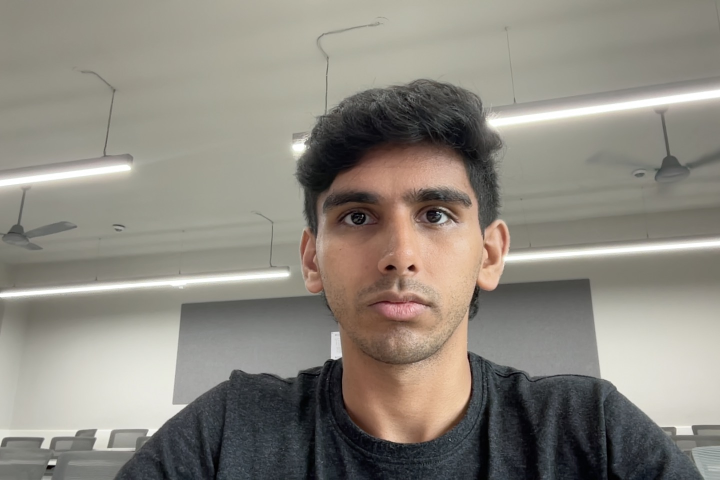
#> input picture known_faces/Aayush.jpg, 1440 x 960 px (shown at 1/2 size)
$ python main.py
#> lines starting #> are read from the running program, lines starting #| are printed output that depends on the picture; after the words box and inside, x2 and y2 are one past the last pixel; in counts of white or black regions, pixels touching at a corner belong together
### face_database.py
import sqlite3
import cv2
import numpy as np
import os
import pickle
import re

class FaceDatabase:
    def __init__(self, db_path="database/faces.db"):
        self.db_path = db_path
        self.face_cascade = cv2.CascadeClassifier(cv2.data.haarcascades + 'haarcascade_frontalface_default.xml')

        # Initialize LBPH recognizer
        self.face_recognizer = cv2.face.LBPHFaceRecognizer_create(radius=1, neighbors=8, grid_x=8, grid_y=8)

        # Maps for label <-> name and adaptive thresholds
        self.label_to_name = {}
        self.name_to_label = {}
        self.label_thresholds = {}

        self.init_database()

        # Load faces from known_faces folder if database is empty
        faces = self.get_all_faces()
        if len(faces) == 0:
            print("Database is empty. Loading faces from known_faces folder...")
            self.setup_known_faces()
        else:
            self._load_and_train_from_db()

    def init_database(self):
        """Initialize SQLite database"""
        os.makedirs(os.path.dirname(self.db_path), exist_ok=True)
        conn = sqlite3.connect(self.db_path)
        cursor = conn.cursor()

        cursor.execute('''
            CREATE TABLE IF NOT EXISTS faces (
                id INTEGER PRIMARY KEY AUTOINCREMENT,
                name TEXT NOT NULL,
                encoding BLOB NOT NULL,
                image_path TEXT
            )
        ''')
        conn.commit()
        conn.close()

    def add_face(self, name, image_path):
        """Add a face encoding to database using OpenCV"""
#> called with name = 'Aayush', image_path = 'known_faces/Aayush.jpg'
        # Normalize name
        name = self._normalize_name(name)

        # Load and detect the face
        image = cv2.imread(image_path)
#> image is the input picture: shape (960, 1440, 3); mean B, G, R 126.8, 135.6, 140.2
        if image is None:
            return False, "Could not load image"

        gray = cv2.cvtColor(image, cv2.COLOR_BGR2GRAY)
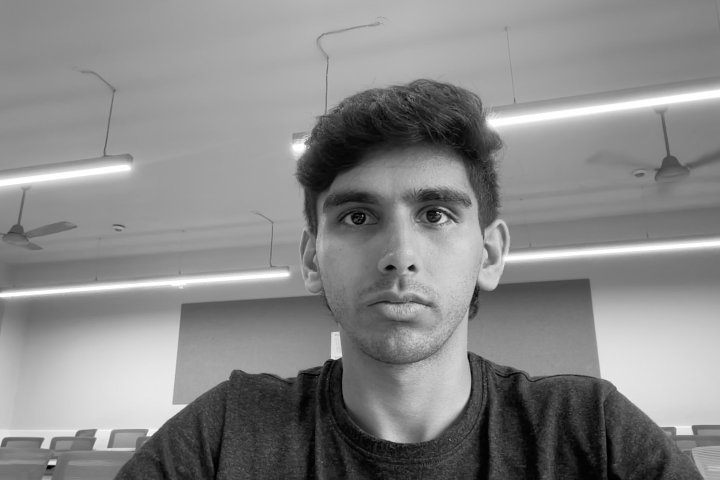
#> gray: shape (960, 1440) (shown at 1/2 size); min 0, max 255, mean 136
        faces = self.face_cascade.detectMultiScale(gray, 1.1, 4)
#> faces = [[594, 275, 409, 409]]

        if len(faces) == 0:
            return False, "No face found in image"

        # Get the first detected face
        (x, y, w, h) = faces[0]
#> x = 594; y = 275; w = 409; h = 409
        face_roi = gray[y:y+h, x:x+w]
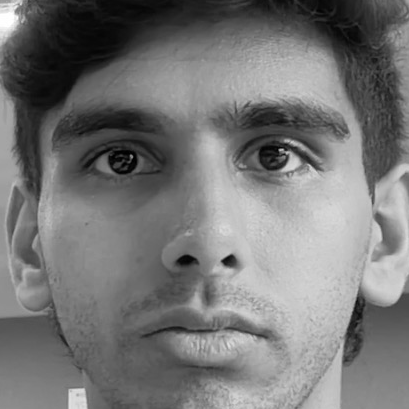
#> face_roi: shape (409, 409); min 0, max 255, mean 118.4

        # Resize and normalize
        face_roi = cv2.resize(face_roi, (100, 100))
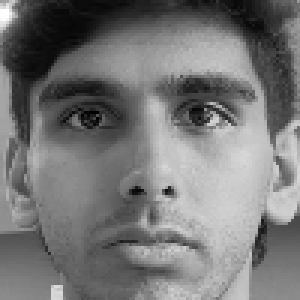
#> face_roi: shape (100, 100) (shown 3 times larger); min 1, max 255, mean 118.3
        clahe = cv2.createCLAHE(clipLimit=2.0, tileGridSize=(8, 8))
        face_roi = clahe.apply(face_roi)
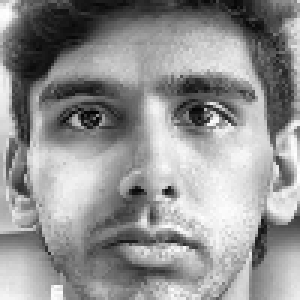
#> face_roi: shape (100, 100) (shown 3 times larger); min 3, max 255, mean 146

        # Store in database
        conn = sqlite3.connect(self.db_path)
        cursor = conn.cursor()

        try:
            face_bytes = pickle.dumps(face_roi)
            cursor.execute('''
                INSERT INTO faces (name, encoding, image_path)
                VALUES (?, ?, ?)
            ''', (name, face_bytes, image_path))
            conn.commit()

            # Retrain recognizer
            self._load_and_train_from_db()
            return True, "Face added successfully"
        except Exception as e:
            return False, f"Error: {str(e)}"
        finally:
            conn.close()

    def get_all_faces(self):
        """Retrieve all face encodings and names"""
        conn = sqlite3.connect(self.db_path)
        cursor = conn.cursor()
        cursor.execute('SELECT name, encoding FROM faces')

        faces = []
        for row in cursor.fetchall():
            name = row[0]
            encoding = pickle.loads(row[1])
            faces.append((name, encoding))

        conn.close()
        return faces

    # [25 lines left out: functions delete_face, reset_database, not called in this run]

    def setup_known_faces(self, faces_folder="known_faces"):
        """Setup database with images from known_faces folder"""
        if not os.path.exists(faces_folder):
            os.makedirs(faces_folder)
            print(f"Created {faces_folder} folder. Please add photos.")
            return

        entries = os.listdir(faces_folder)
        added_count = 0

        for entry in entries:
            entry_path = os.path.join(faces_folder, entry)

            if os.path.isdir(entry_path):
                # Person folder with multiple images
                person_name = self._normalize_name(entry)
                for file in os.listdir(entry_path):
                    if file.lower().endswith(('.jpg', '.jpeg', '.png')):
                        image_path = os.path.join(entry_path, file)
                        success, message = self.add_face(person_name, image_path)
                        if success:
                            added_count += 1
                        print(f"{person_name}: {message}")
            else:
                # Single image file
                if entry.lower().endswith(('.jpg', '.jpeg', '.png')):
                    base = os.path.splitext(entry)[0]
                    person_name = self._normalize_name(base)
                    success, message = self.add_face(person_name, entry_path)
                    if success:
                        added_count += 1
                    print(f"{person_name}: {message}")
#> pass 2 of the loop in setup_known_faces, `for entry in entries:`:
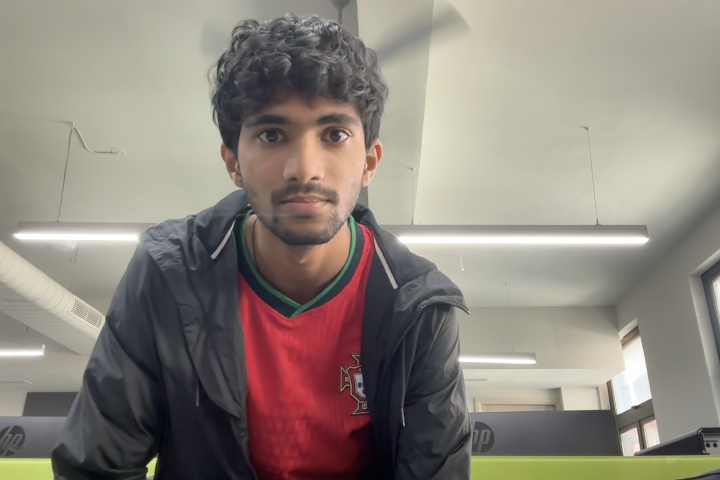
#> input picture known_faces/Divyansh.jpg, 1440 x 960 px (shown at 1/2 size)
#> in add_face, image is the input picture: shape (960, 1440, 3); mean B, G, R 124.6, 133.4, 141.9
#> in add_face (call 2), `gray = cv2.cvtColor(image, cv2.COLOR_BGR2GRAY)`:
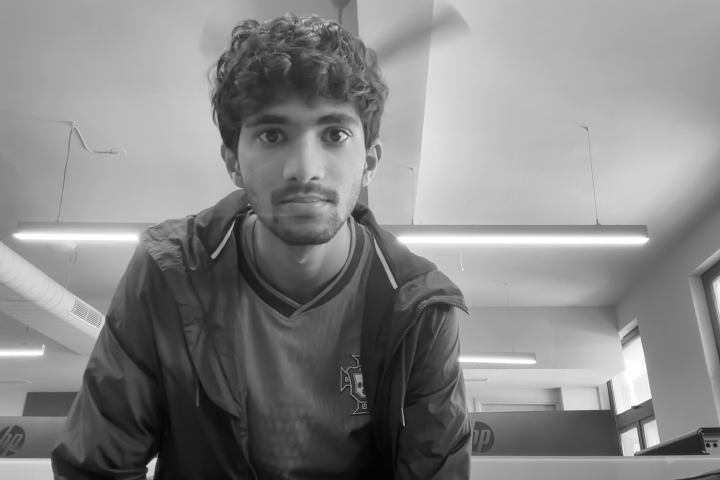
#> gray: shape (960, 1440) (shown at 1/2 size); min 2, max 255, mean 134.9
#> faces = [[427, 132, 362, 362]]
#> x = 427; y = 132; w = 362
#> in add_face (call 2), `face_roi = clahe.apply(face_roi)`:
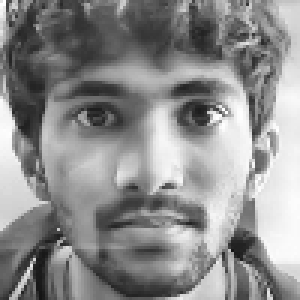
#> face_roi: shape (100, 100) (shown 3 times larger); min 20, max 255, mean 140.2
#> pass 3 of the loop in setup_known_faces, `for entry in entries:`:
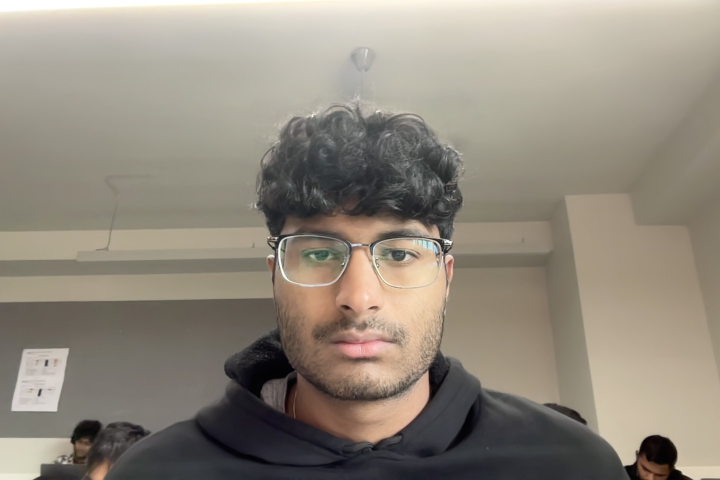
#> input picture known_faces/Lalit.jpg, 1440 x 960 px (shown at 1/2 size)
#> in add_face, image is the input picture: shape (960, 1440, 3); mean B, G, R 125.1, 137.4, 145.4
#> in add_face (call 3), `gray = cv2.cvtColor(image, cv2.COLOR_BGR2GRAY)`:
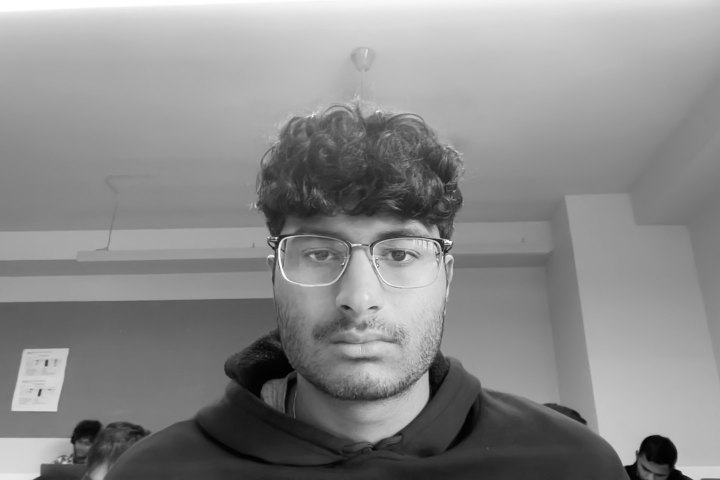
#> gray: shape (960, 1440) (shown at 1/2 size); min 0, max 255, mean 138.3
#> faces = [[518, 363, 403, 403]]
#> x = 518; y = 363; w = 403
#> in add_face (call 3), `face_roi = clahe.apply(face_roi)`:
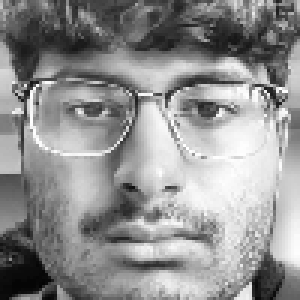
#> face_roi: shape (100, 100) (shown 3 times larger); min 3, max 255, mean 144.4
#> the loop made 4 passes; the first 3 are shown

        print(f"\n✅ Total faces added: {added_count}")

    def _normalize_name(self, raw_name: str) -> str:
        """Normalize filenames to canonical person name"""
        name = raw_name.strip()

        # Remove trailing patterns like (1), (2)
        name = re.sub(r"\s*\(\d+\)\s*$", "", name)

        # Remove trailing underscore/dash + digits
        name = re.sub(r"[_-]\d+\s*$", "", name)

        # Remove trailing space + digits
        name = re.sub(r"\s\d+\s*$", "", name)

        # Collapse extra spaces
        name = re.sub(r"\s+", " ", name)

        return name

    # [33 lines left out: function recognize_face, not called in this run]

    def _load_and_train_from_db(self):
        """Load all faces from DB and train LBPH recognizer"""
        faces = self.get_all_faces()

        if not faces:
            self.label_to_name = {}
            self.name_to_label = {}
            self.label_thresholds = {}
            return

        images = []
        labels = []
        self.label_to_name = {}
        self.name_to_label = {}
        self.label_thresholds = {}
        next_label = 0

        for name, face_img in faces:
            if name not in self.name_to_label:
                self.name_to_label[name] = next_label
                self.label_to_name[next_label] = name
                next_label += 1

            # Ensure correct size and normalization
            if len(face_img.shape) == 3:
                face_img = cv2.cvtColor(face_img, cv2.COLOR_BGR2GRAY)

            face_img = cv2.resize(face_img, (100, 100))
            clahe = cv2.createCLAHE(clipLimit=2.0, tileGridSize=(8, 8))
            face_img = clahe.apply(face_img)

            images.append(face_img)
            labels.append(self.name_to_label[name])

        if images and labels:
            # Train recognizer
            self.face_recognizer = cv2.face.LBPHFaceRecognizer_create(radius=1, neighbors=8, grid_x=8, grid_y=8)
            self.face_recognizer.train(images, np.array(labels, dtype=np.int32))

            # Calculate adaptive thresholds
            distances_per_label = {lbl: [] for lbl in set(labels)}

            for img, lbl in zip(images, labels):
                predicted_label, distance = self.face_recognizer.predict(img)
                if predicted_label == lbl:
                    distances_per_label[lbl].append(distance)

            # Strict thresholds to prevent false positives
            default_margin = 20.0  # Tighter margin for more accurate matching
            fallback_threshold = 100.0  # Stricter threshold to reduce false positives

            for lbl, dist_list in distances_per_label.items():
                if dist_list:
                    median_distance = float(np.median(dist_list))
                    # Use adaptive threshold with reasonable margin
                    self.label_thresholds[lbl] = min(fallback_threshold, median_distance + default_margin)
                else:
                    self.label_thresholds[lbl] = fallback_threshold

### Manager.py
import pandas as pd
import os
from datetime import datetime
import cv2
import numpy as np
from collections import deque, defaultdict
import time

class AttendanceManager:
    def __init__(self, face_db):
        self.face_db = face_db
        self.attendance_file = None
        self.known_faces = []
        self.known_names = []
        self.load_known_faces()

    def load_known_faces(self):
        """Load all known faces from database"""
        faces_data = self.face_db.get_all_faces()

        # De-duplicate names while keeping order
        names_in_order = [name for name, _ in faces_data]
        unique_names = list(dict.fromkeys(names_in_order))

        self.known_names = unique_names
        self.known_faces = [encoding for _, encoding in faces_data]
        print(f"Loaded {len(self.known_names)} known faces")

    def create_new_attendance_sheet(self):
        """Create a new Excel attendance sheet"""
        timestamp = datetime.now().strftime("%A_%b_%d_%Y")
        os.makedirs("attendance_records", exist_ok=True)

        self.attendance_file = f"attendance_records/attendance_{timestamp}.xlsx"

        # Initialize attendance data
        attendance_data = {
            'Name': self.known_names,
            'Status': ['Absent'] * len(self.known_names),
            'Time': [''] * len(self.known_names)
        }

        df = pd.DataFrame(attendance_data)
        df.to_excel(self.attendance_file, index=False)
        print(f"Created new attendance sheet: {self.attendance_file}")

        return self.attendance_file

    def capture_and_recognize(self):
        """Capture from webcam and recognize faces automatically with voting system"""
        cap = None

        # Try different camera indices
        for camera_index in [0, 1, 2]:
            cap = cv2.VideoCapture(camera_index)
            if cap.isOpened():
                print(f"✅ Camera found at index {camera_index}")
                break
            cap.release()

        if not cap or not cap.isOpened():
            print("❌ Unable to access camera. Please check:")
            print("  - Camera is not being used by another app")
            print("  - Camera permissions are granted")
            print("  - Camera is connected and working")
            return

        print("=== AUTOMATIC ATTENDANCE SYSTEM ===")
        print("📸 System is continuously monitoring...")
        print("👀 Look at the camera for 10-15 seconds")
        print("✅ You'll be marked present after 3 votes")
        print("🚪 Press ESC to finish and save")
        print("=" * 40)

        # Voting system - balanced for accuracy
        vote_threshold = 3  # Number of votes needed to mark as present
        frame_counter = 0
        all_votes = defaultdict(int)  # Track all votes over time
        marked_present = set()  # Track who has been marked present
        frame_skip = 3  # Process every 3rd frame for performance

        start_time = time.time()

        while True:
            ret, frame = cap.read()
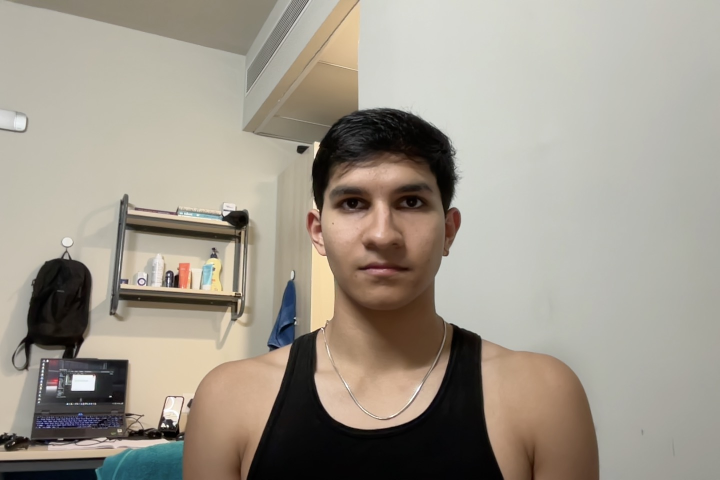
#> input picture known_faces/Nilimp.jpg, 1440 x 960 px, given in place of the camera (shown at 1/2 size)
#> frame is the input picture: shape (960, 1440, 3); mean B, G, R 140.1, 152, 159.3
            if not ret:
                break

            # Process frames periodically
            frame_counter += 1
            if frame_counter % frame_skip == 0:
                # Recognize faces - strict threshold to prevent false positives
                detected_names = self.recognize_faces(frame, confidence_threshold=100.0)

                # Add votes for detected faces
                for name in detected_names:
                    all_votes[name] += 1

                # Check if anyone reached the vote threshold
                for name, votes in all_votes.items():
                    if name not in marked_present and votes >= vote_threshold:
                        marked_present.add(name)
                        current_time = datetime.now().strftime("%H:%M:%S")
                        print(f"✅ {name} marked PRESENT ({votes} votes) at {current_time}")
                        self.mark_attendance([name])

            # Display current status
            display_frame = frame.copy()
            cv2.putText(display_frame, "Automatic Attendance - Look at Camera", (10, 30),
                       cv2.FONT_HERSHEY_SIMPLEX, 0.7, (255, 255, 255), 2)
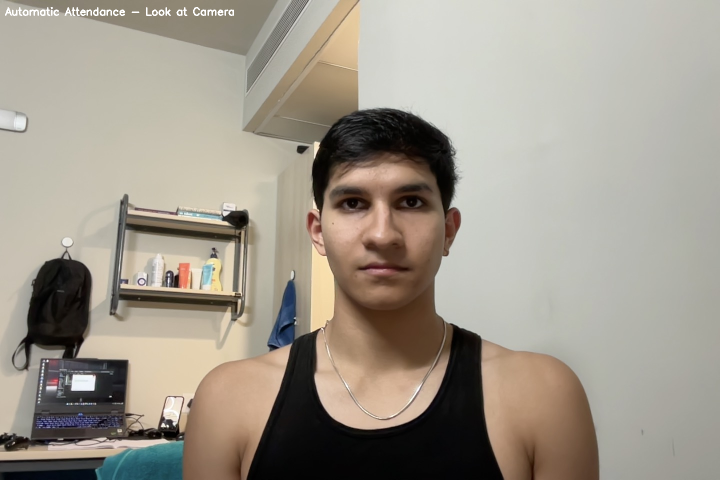
#> display_frame: shape (960, 1440, 3) (shown at 1/2 size); 0.21% of pixels changed, all inside (x1, y1, x2, y2) = (10, 14, 468, 32)

            # Show votes for each person
            y_offset = 60
            cv2.putText(display_frame, "Votes:", (10, y_offset),
                       cv2.FONT_HERSHEY_SIMPLEX, 0.5, (255, 255, 0), 1)
#> display_frame: shape (960, 1440, 3); 0.01% of pixels changed, all inside (x1, y1, x2, y2) = (11, 50, 56, 61)

            for i, name in enumerate(self.known_names):
                votes = all_votes.get(name, 0)
                status = "PRESENT ✓" if name in marked_present else f"{votes}/{vote_threshold}"
                color = (0, 255, 0) if name in marked_present else (0, 255, 255)

                cv2.putText(display_frame, f"{name}: {status}", (10, y_offset + 25 + i * 25),
                           cv2.FONT_HERSHEY_SIMPLEX, 0.5, color, 1)
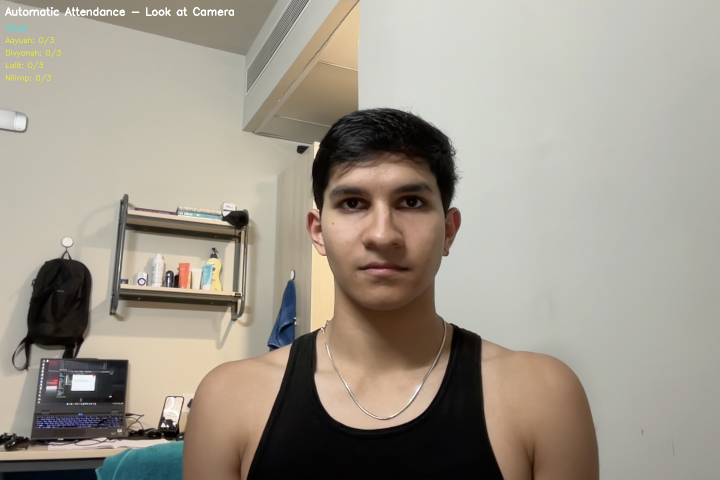
#> display_frame: shape (960, 1440, 3) (shown at 1/2 size); mean B, G, R 140.2, 152.3, 159.6

            cv2.imshow('Automatic Attendance System - Press ESC to finish', display_frame)

            key = cv2.waitKey(1) & 0xFF
#> (key Esc is pressed here)
            if key == 27:  # ESC key
                break

            # Optional: Auto-exit after 30 seconds of inactivity
            elapsed = time.time() - start_time
            if elapsed > 60:  # 1 minute timeout
                print("\n⏰ Time limit reached")
                break

        cap.release()
        cv2.destroyAllWindows()

        # Final summary
        print("\n" + "=" * 40)
        print("📊 ATTENDANCE SUMMARY")
        print("=" * 40)
        if marked_present:
            print(f"✅ Marked Present: {', '.join(marked_present)}")
        else:
            print("⚠️  No one was marked present")
        print(f"📄 Check results in: {self.attendance_file}")

    # [62 lines left out: functions recognize_faces, mark_attendance, not called in this run]

### main.py
#!/usr/bin/env python3

from face_database import FaceDatabase
from Manager import AttendanceManager

def main():
    print("=== 🚀 AUTOMATED ATTENDANCE SYSTEM ===")
    print("=" * 50)

    # Initialize components
    print("📊 Initializing system...")
    face_db = FaceDatabase()
    attendance_manager = AttendanceManager(face_db)

    print(f"✅ System ready! {len(attendance_manager.known_names)} faces loaded")
    print(f"👥 Known faces: {', '.join(attendance_manager.known_names)}")
    print()

    # Create new attendance sheet
    print("📋 Creating new attendance sheet...")
    sheet_path = attendance_manager.create_new_attendance_sheet()
    print(f"✅ Sheet created: {sheet_path}")
    print()

    # Start attendance capture
    print("🎥 Starting automatic attendance system...")
    print("INSTRUCTIONS:")
    print("  👀 Look at the camera")
    print("  ⏱️  System automatically recognizes and marks attendance")
    print("  ✅ You'll be marked present after 3 successful recognitions")
    print("  🚪 Press ESC to finish")
    print()

    # Start the capture
    attendance_manager.capture_and_recognize()

    print("\n🎯 Attendance session complete!")
    print(f"📊 Check your results in: {sheet_path}")

if __name__ == "__main__":
    main()

#source attendance_System_project/bin/activate
#python main.py
#python3 -c "from face_database import FaceDatabase; db = FaceDatabase(); db.reset_database(); print('Database reset - faces will reload on next run')"
